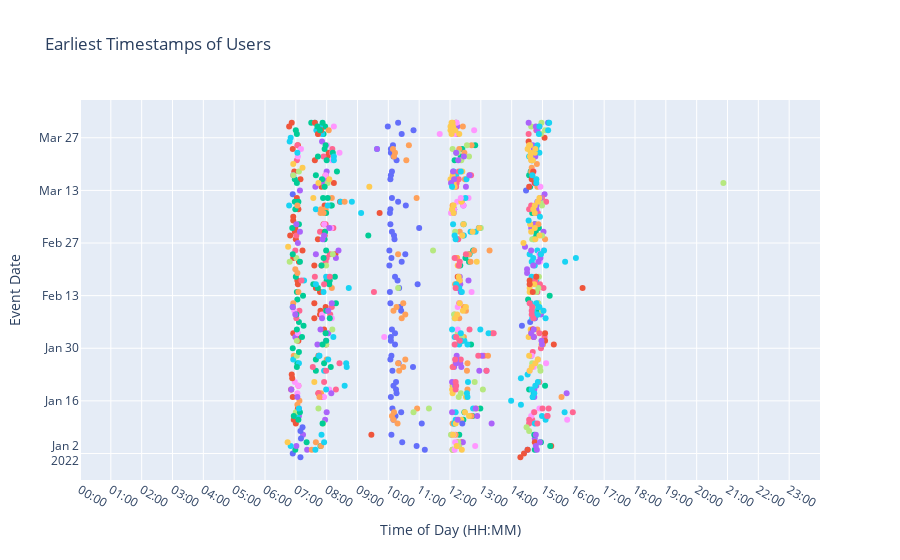

The code cell stored with this chart in its notebook:
### Code cell
users_work_schedule['earliest_timestamp'] = pd.to_datetime(users_work_schedule['earliest_timestamp'])

# Extract date and hour-minute-second information
users_work_schedule['event_date'] = users_work_schedule['earliest_timestamp'].dt.date
users_work_schedule['start_time'] = users_work_schedule['earliest_timestamp'].dt.strftime('%H:%M:%S')

# Extract time as seconds since midnight for continuous x-axis
users_work_schedule['time_seconds'] = (
    users_work_schedule['earliest_timestamp'].dt.hour * 3600 +
    users_work_schedule['earliest_timestamp'].dt.minute * 60 +
    users_work_schedule['earliest_timestamp'].dt.second
)

# Create scatter plot
fig = px.scatter(
    users_work_schedule,
    x='time_seconds',
    y='event_date',
    color='user_id',
    title='Earliest Timestamps of Users',
    labels={'time_seconds': 'Time of Day (HH:MM)', 'event_date': 'Event Date'},
    hover_data={'user_id': True, 'start_time': True}
)

# Update layout for better readability
fig.update_layout(
    xaxis=dict(
        tickmode='array',
        tickvals=[i * 3600 for i in range(0, 24)],
        ticktext=[f'{i:02d}:00' for i in range(0, 24)],
        title='Time of Day (HH:MM)',
        range=[0, 86400]  # Full range from 00:00 to 23:59:59 in seconds
    ),
    yaxis=dict(
        title='Event Date'
    ),
    showlegend=False
)

# Show the plot
fig.show()
